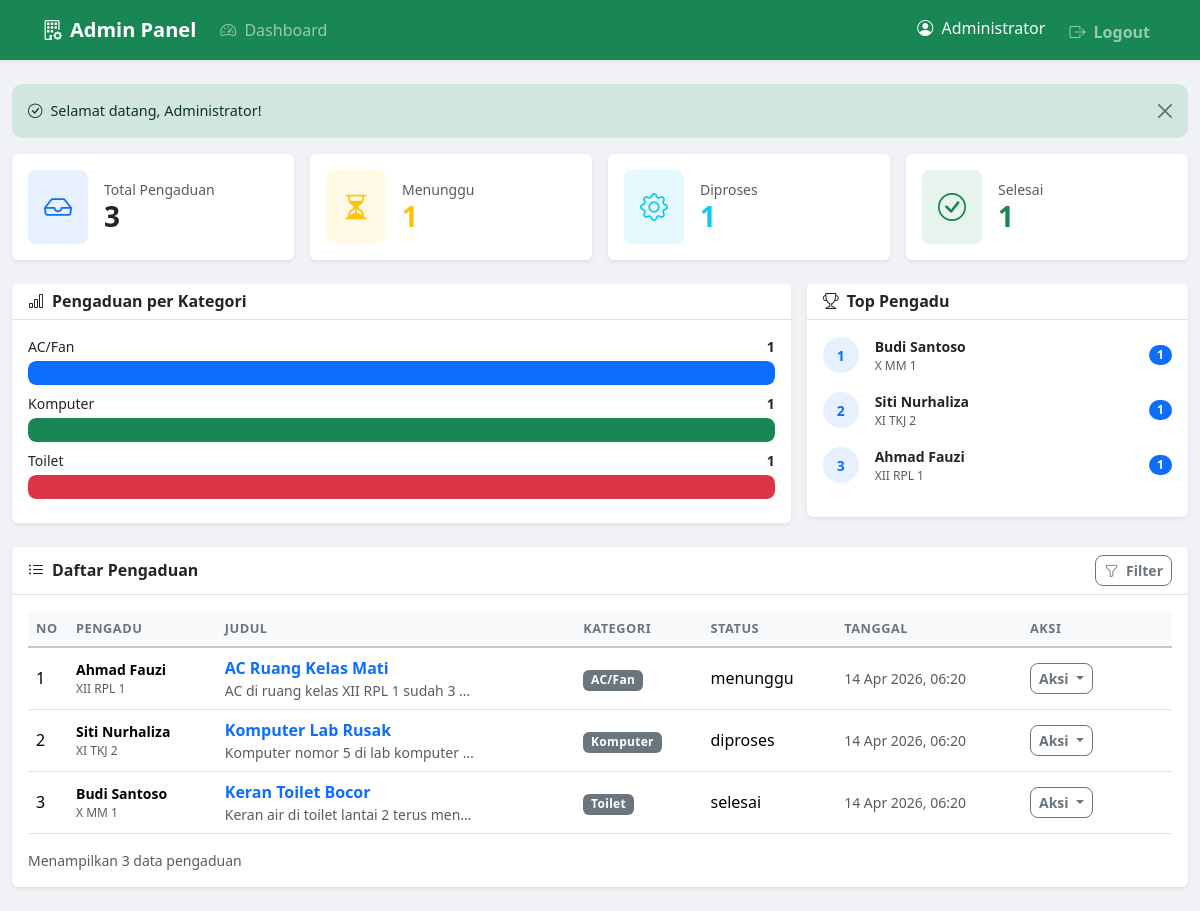
Page /admin/dashboard.php (signed in) on the committed database.
### tables this page shows
CREATE TABLE pengaduan (
    id INT(11) NOT NULL AUTO_INCREMENT,
    user_id INT(11) NOT NULL,
    judul VARCHAR(200) NOT NULL,
    deskripsi TEXT NOT NULL,
    kategori ENUM('Listrik', 'Meja-Kursi', 'AC/Fan', 'Komputer', 'Toilet', 'Lainnya') NOT NULL,
    status ENUM('menunggu', 'diproses', 'selesai') NOT NULL DEFAULT 'menunggu',
    created_at TIMESTAMP DEFAULT CURRENT_TIMESTAMP,
    updated_at TIMESTAMP DEFAULT CURRENT_TIMESTAMP ON UPDATE CURRENT_TIMESTAMP,
    PRIMARY KEY (id),
    FOREIGN KEY (user_id) REFERENCES users(id) ON DELETE CASCADE
);

CREATE TABLE users (
    id INT(11) NOT NULL AUTO_INCREMENT,
    nama VARCHAR(100) NOT NULL,
    username VARCHAR(50) NOT NULL UNIQUE,
    password VARCHAR(255) NOT NULL,
    role ENUM('admin', 'siswa') NOT NULL DEFAULT 'siswa',
    kelas VARCHAR(20) DEFAULT NULL,
    created_at TIMESTAMP DEFAULT CURRENT_TIMESTAMP,
    PRIMARY KEY (id)
);

### config/database.php (called while the page is built, shortened)
<?php
 $DB_HOST = '127.0.0.1';
 $DB_USER = 'ukk';
 $DB_PASS = 'ukk123';
 $DB_NAME = 'pengaduan_sekolah';
 $koneksi = mysqli_connect($DB_HOST, $DB_USER, $DB_PASS, $DB_NAME);
mysqli_set_charset($koneksi, "utf8mb4");
function query($sql) {
    global $koneksi;
    $result = mysqli_query($koneksi, $sql);
    $rows = [];
    while ($row = mysqli_fetch_assoc($result)) {
        $rows[] = $row;
    }
    return $rows;
}
function query_single($sql) {
    global $koneksi;
    $result = mysqli_query($koneksi, $sql);
    if ($result && mysqli_num_rows($result) > 0) {
        return mysqli_fetch_assoc($result);
    }
    return null;
}
function escape($data) {
    global $koneksi;
    return mysqli_real_escape_string($koneksi, htmlspecialchars($data, ENT_QUOTES, 'UTF-8'));
}
?>

### admin/dashboard.php (the view, shortened to what this page needs)
<?php
require_once __DIR__ . '/../config/database.php';
require_once __DIR__ . '/../includes/functions.php';
 $statistik = get_statistik();
 $filter = [
    'kategori'       => $_GET['kategori'] ?? '',
    'status'         => $_GET['status'] ?? '',
    'tanggal_mulai'  => $_GET['tanggal_mulai'] ?? '',
    'tanggal_selesai'=> $_GET['tanggal_selesai'] ?? '',
    'search'         => $_GET['search'] ?? ''
];
 $pengaduan = get_all_pengaduan($filter);
 $stat_kategori = get_statistik_kategori();
 $stat_siswa = get_statistik_siswa();
require_once __DIR__ . '/../includes/header.php';
require_once __DIR__ . '/../includes/navbar_admin.php';
?>
<div class="container-fluid py-4">
    <?php echo flash_message(); ?>
    <div class="row g-3 mb-4">
        <div class="col-xl-3 col-md-6">
            <div class="card border-0 shadow-sm h-100">
                <div class="card-body">
                    <div class="d-flex align-items-center">
                        <div class="rounded-3 bg-primary bg-opacity-10 p-3 me-3">
                            <i class="bi bi-inbox text-primary" style="font-size:28px;"></i>
                        </div>
                        <div>
                            <p class="text-muted small mb-0">Total Pengaduan</p>
                            <h3 class="fw-bold mb-0"><?php echo $statistik['total']; ?></h3>
                        </div>
                    </div>
                </div>
            </div>
        </div>
        <div class="col-xl-3 col-md-6">
            <div class="card border-0 shadow-sm h-100">
                <div class="card-body">
                    <div class="d-flex align-items-center">
                        <div class="rounded-3 bg-warning bg-opacity-10 p-3 me-3">
                            <i class="bi bi-hourglass-split text-warning" style="font-size:28px;"></i>
                        </div>
                        <div>
                            <p class="text-muted small mb-0">Menunggu</p>
                            <h3 class="fw-bold mb-0 text-warning"><?php echo $statistik['menunggu']; ?></h3>
                        </div>
                    </div>
                </div>
            </div>
        </div>
        <div class="col-xl-3 col-md-6">
            <div class="card border-0 shadow-sm h-100">
                <div class="card-body">
                    <div class="d-flex align-items-center">
                        <div class="rounded-3 bg-info bg-opacity-10 p-3 me-3">
                            <i class="bi bi-gear text-info" style="font-size:28px;"></i>
                        </div>
                        <div>
                            <p class="text-muted small mb-0">Diproses</p>
                            <h3 class="fw-bold mb-0 text-info"><?php echo $statistik['diproses']; ?></h3>
                        </div>
                    </div>
                </div>
            </div>
        </div>
        <div class="col-xl-3 col-md-6">
            <div class="card border-0 shadow-sm h-100">
                <div class="card-body">
                    <div class="d-flex align-items-center">
                        <div class="rounded-3 bg-success bg-opacity-10 p-3 me-3">
                            <i class="bi bi-check-circle text-success" style="font-size:28px;"></i>
                        </div>
                        <div>
                            <p class="text-muted small mb-0">Selesai</p>
                            <h3 class="fw-bold mb-0 text-success"><?php echo $statistik['selesai']; ?></h3>
                        </div>
                    </div>
                </div>
            </div>
        </div>
    </div>
    <div class="row g-3 mb-4">
        <div class="col-lg-8">
            <div class="card border-0 shadow-sm">
                <div class="card-header bg-white border-bottom">
                    <h6 class="fw-bold mb-0"><i class="bi bi-bar-chart me-2"></i>Pengaduan per Kategori</h6>
                </div>
                <div class="card-body">
                    <?php if (!empty($stat_kategori)): ?>
                        <?php
                        $max_jumlah = max(array_column($stat_kategori, 'jumlah'));
                        $warna = ['primary', 'success', 'danger', 'warning', 'info', 'secondary'];
                        ?>
                        <?php foreach ($stat_kategori as $i => $kat): ?>
                            <?php
                            $persen = $max_jumlah > 0 ? ($kat['jumlah'] / $max_jumlah * 100) : 0;
                            $warna_pilih = $warna[$i % count($warna)];
                            ?>
                            <div class="mb-2">
                                <div class="d-flex justify-content-between small mb-1">
                                    <span><?php echo escape($kat['kategori']); ?></span>
                                    <span class="fw-bold"><?php echo $kat['jumlah']; ?></span>
                                </div>
                                <div class="progress" style="height:24px;">
                                    <div class="progress-bar bg-<?php echo $warna_pilih; ?>"
                                         role="progressbar"
                                         style="width: <?php echo $persen; ?>%"
                                         aria-valuenow="<?php echo $kat['jumlah']; ?>"
                                         aria-valuemin="0"
                                         aria-valuemax="<?php echo $max_jumlah; ?>">
                                    </div>
                                </div>
                            </div>
                        <?php endforeach; ?>
                    <?php else: ?>
                        <p class="text-muted text-center py-3">Belum ada data pengaduan.</p>
                    <?php endif; ?>
                </div>
            </div>
        </div>
        <div class="col-lg-4">
            <div class="card border-0 shadow-sm">
                <div class="card-header bg-white border-bottom">
                    <h6 class="fw-bold mb-0"><i class="bi bi-trophy me-2"></i>Top Pengadu</h6>
                </div>
                <div class="card-body">
                    <?php if (!empty($stat_siswa)): ?>
                        <?php foreach ($stat_siswa as $i => $sw): ?>
                            <?php if ($sw['jumlah'] > 0): ?>
                                <div class="d-flex align-items-center mb-3">
                                    <div class="rounded-circle bg-primary bg-opacity-10 text-primary d-flex align-items-center justify-content-center me-3"
                                         style="width:36px;height:36px;font-size:14px;font-weight:700;">
                                        <?php echo $i + 1; ?>
                                    </div>
                                    <div class="flex-grow-1">
                                        <p class="mb-0 fw-semibold small"><?php echo escape($sw['nama']); ?></p>
                                        <p class="mb-0 text-muted" style="font-size:12px;"><?php echo escape($sw['kelas']); ?></p>
                                    </div>
                                    <span class="badge bg-primary rounded-pill"><?php echo $sw['jumlah']; ?></span>
                                </div>
                            <?php endif; ?>
                        <?php endforeach; ?>
                    <?php else: ?>
                        <p class="text-muted text-center py-3">Belum ada data.</p>
                    <?php endif; ?>
                </div>
            </div>
        </div>
    </div>
    <div class="card border-0 shadow-sm">
        <div class="card-header bg-white border-bottom">
            <div class="d-flex justify-content-between align-items-center flex-wrap gap-2">
                <h6 class="fw-bold mb-0"><i class="bi bi-list-ul me-2"></i>Daftar Pengaduan</h6>
                <button class="btn btn-sm btn-outline-secondary" data-bs-toggle="collapse" data-bs-target="#filterSection">
                    <i class="bi bi-funnel me-1"></i> Filter
                </button>
            </div>
        </div>
        <div class="card-body">
            <div class="table-responsive">
                <table class="table table-hover align-middle">
                    <thead class="table-light">
                        <tr>
                            <th style="width:40px;">No</th>
                            <th>Pengadu</th>
                            <th>Judul</th>
                            <th>Kategori</th>
                            <th>Status</th>
                            <th>Tanggal</th>
                            <th style="width:150px;">Aksi</th>
                        </tr>
                    </thead>
                    <tbody>
                        <?php if (empty($pengaduan)): ?>
                            <tr>
                                <td colspan="7" class="text-center text-muted py-4">
                                    <i class="bi bi-inbox" style="font-size:40px;"></i>
                                    <p class="mt-2 mb-0">Tidak ada pengaduan ditemukan.</p>
                                </td>
                            </tr>
                        <?php else: ?>
                            <?php $no = 1; ?>
                            <?php foreach ($pengaduan as $p): ?>
                                <tr>
                                    <td><?php echo $no++; ?></td>
                                    <td>
                                        <div class="fw-semibold small"><?php echo escape($p['nama']); ?></div>
                                        <div class="text-muted" style="font-size:12px;"><?php echo escape($p['kelas']); ?></div>
                                    </td>
                                    <td>
                                        <a href="pengaduan_detail.php?id=<?php echo $p['id']; ?>" class="text-decoration-none fw-semibold">
                                            <?php echo escape($p['judul']); ?>
                                        </a>
                                        <div class="text-muted small text-truncate" style="max-width:250px;">
                                            <?php echo escape(substr($p['deskripsi'], 0, 60)) . '...'; ?>
                                        </div>
                                    </td>
                                    <td><span class="badge bg-secondary"><?php echo escape($p['kategori']); ?></span></td>
                                    <td><?php echo badge_status($p['status']); ?></td>
                                    <td class="small text-muted"><?php echo format_tanggal($p['created_at']); ?></td>
                                    <td>
                                        <div class="dropdown">
                                            <button class="btn btn-sm btn-outline-secondary dropdown-toggle" type="button" data-bs-toggle="dropdown">
                                                Aksi
                                            </button>
                                        </div>
                                    </td>
                                </tr>
                            <?php endforeach; ?>
                        <?php endif; ?>
                    </tbody>
                </table>
            </div>
            <?php if (!empty($pengaduan)): ?>
                <div class="text-muted small">
                    Menampilkan <?php echo count($pengaduan); ?> data pengaduan
                </div>
            <?php endif; ?>
        </div>
    </div>
</div>
<?php require_once __DIR__ . '/../includes/footer.php'; ?>

### rows in the picture
pengaduan: user.nama "Ahmad Fauzi", user.kelas "XII RPL 1", judul "AC Ruang Kelas Mati", deskripsi "AC di ruang kelas XII RPL 1 sudah 3…", kategori "AC/Fan", status "menunggu", created_at "14 Apr 2026, 06:20"
pengaduan: user.nama "Siti Nurhaliza", user.kelas "XI TKJ 2", judul "Komputer Lab Rusak", deskripsi "Komputer nomor 5 di lab komputer…", kategori "Komputer", status "diproses", created_at "14 Apr 2026, 06:20"
pengaduan: user.nama "Budi Santoso", user.kelas "X MM 1", judul "Keran Toilet Bocor", deskripsi "Keran air di toilet lantai 2 terus men…", kategori "Toilet", status "selesai", created_at "14 Apr 2026, 06:20"

### other values in the picture
$_SESSION['nama'] "Administrator"
$msg "Selamat datang, Administrator!"
$statistik['total'] "3"
$statistik['menunggu'] "1"
$statistik['diproses'] "1"
$statistik['selesai'] "1"
$kat['kategori'] "AC/Fan"
$kat['jumlah'] "1"
$kat['kategori'] "Komputer"
$kat['kategori'] "Toilet"
$sw['nama'] "Budi Santoso"
$sw['kelas'] "X MM 1"
$sw['jumlah'] "1"
$sw['nama'] "Siti Nurhaliza"
$sw['kelas'] "XI TKJ 2"
